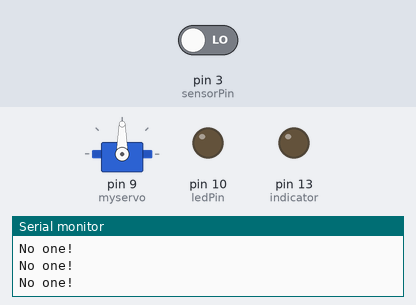
A sketch run on a simulated Arduino Uno, built with avr-gcc and run on an emulated ATmega328P. On the bench: servo, output pins drawn as LEDs (lit = HIGH), the last lines printed to the serial monitor. Inputs (shaded band) come from the test bench; at power-on: pin 3 (sensorPin) LOW.

Above: at 1.2 s.
1.3 s: pin 3 (sensorPin) driven HIGH
At 2.8 s:
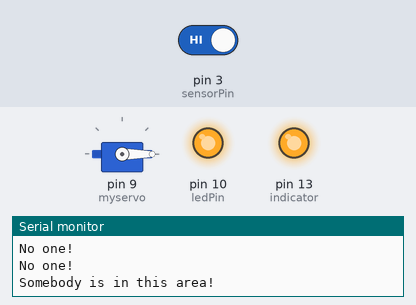
Timing chart, 0 to 8.1 s (numbered marks = the images above; inputs shaded):
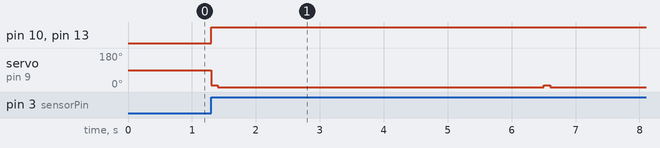

The sketch:

project23-pir-motion-sensor.ino
```cpp
#include <Servo.h>
Servo myservo;

byte sensorPin = 3;
byte indicator = 13;
byte ledPin = 10;
boolean servoInProcess = false;


void setup()
{
  pinMode(sensorPin,INPUT);
  pinMode(indicator,OUTPUT);
  pinMode(ledPin, OUTPUT);
  Serial.begin(9600);
  myservo.attach(9);
}
void loop()
{
  byte state = digitalRead(sensorPin);
  digitalWrite(indicator,state);
  digitalWrite(ledPin,  state);


  if(state == 1) {
    Serial.println("Somebody is in this area!");
    if (servoInProcess == false) {
      servoInProcess == true;
      runServo();
    }
    servoInProcess == false;
  }
  else if(state == 0)Serial.println("No one!");
  delay(100);
}

void runServo() {
  myservo.write(10);
  delay(100);
  myservo.write(0);
  delay(5000);
}
```

Measured:
- after the input at 1.3 s, pin 10 (ledPin), pin 13 (indicator): LOW → HIGH at once; servo on pin 9 (myservo): alternates 10° for 0.10 s and 0° for 5.1 s, starting at once
